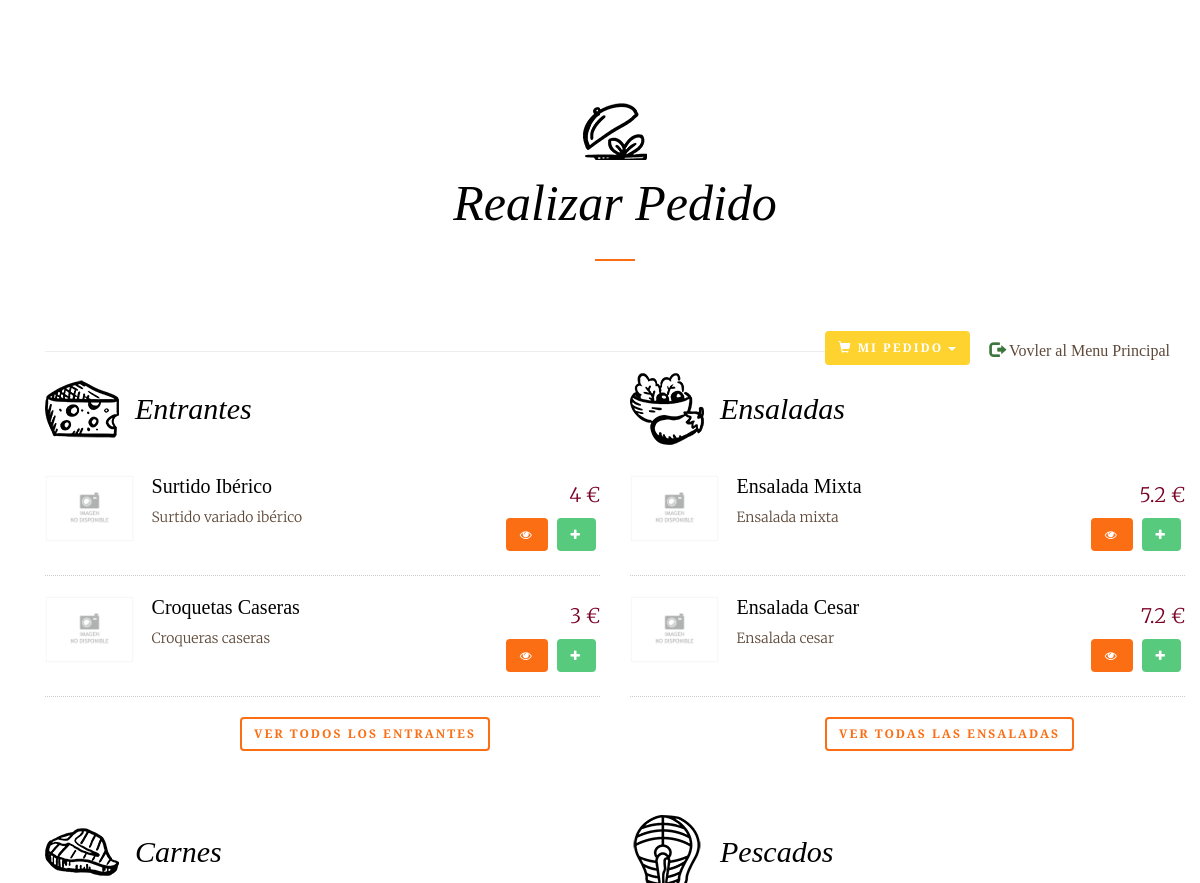
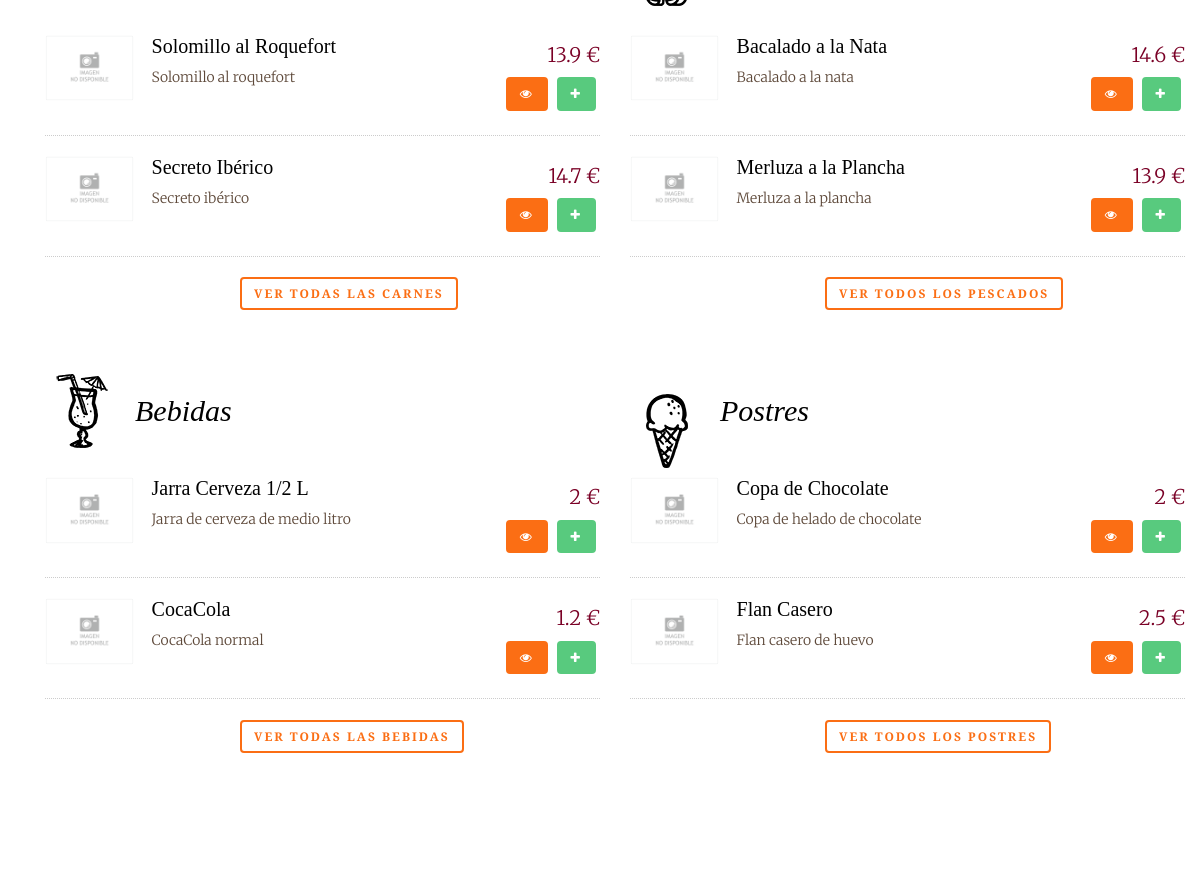
Page /paginas/paginaPedido.php (signed in) on the committed database (2 pictures, top to bottom).
### tables this page shows
CREATE TABLE IF NOT EXISTS producto(
  id_producto TINYINT UNSIGNED PRIMARY KEY AUTO_INCREMENT,
  nombre VARCHAR(30) NOT NULL,
  descripcion VARCHAR(100),
  precio DOUBLE NOT NULL,
  foto VARCHAR(100) DEFAULT NULL,
  calorias SMALLINT UNSIGNED DEFAULT NULL,
  tipo_producto TINYINT UNSIGNED NOT NULL,
  is_delete CHAR(1) NOT NULL DEFAULT 0,
  CONSTRAINT fk_producto_tipo FOREIGN KEY (tipo_producto) REFERENCES tipo_producto(id_tipo_producto)
);

### paginas/paginaPedido.php (the view, shortened to what the rows shown need)
<?php
include_once '../procedimientos/procedimientos.php';
$conexion = new procedimientos();
$conexion->conect();
?>
<!DOCTYPE html>
<html lang="en">
<head>
    <link type="text/css" href="../sources/bootstrap.css" rel="stylesheet">
    <link type="text/css" href="../sources/cssPropio.css" rel="stylesheet">
    <link href="//maxcdn.bootstrapcdn.com/font-awesome/4.2.0/css/font-awesome.min.css" rel="stylesheet">
    <link rel="stylesheet" href="../sources/animate.css">
    <link rel="stylesheet" href="../sources/icomoon.css">
    <link rel="stylesheet" href="../sources/style.css">
    <link href="../sources/jquery.growl.css" rel="stylesheet" type="text/css" />
</head>
<body>
<div class="container caja">
    <div id="fh5co-menus" data-section="menu">
        <div class="container">
            <div class="row text-center fh5co-heading row-padded">
                <div class="col-md-8 col-md-offset-2">
                    <h2 class="heading to-animate">Realizar Pedido</h2>
                </div>
            </div>
            <div class="row row-padded">
                <div class="col-md-6">
                    <div class="fh5co-food-menu to-animate-2">
                        <h2 class="fh5co-starters">Entrantes</h2>
                        <ul>
                            <?php
                                $query = "SELECT * FROM producto INNER JOIN tipo_producto ON (producto.tipo_producto = tipo_producto.id_tipo_producto) WHERE tipo_producto.nombre = 'Entrantes' LIMIT 4";
                                $conexion->consultas($query);
                                while($resultado = $conexion->devolverFilas()){echo '
                                    <li>
                                        <div class="fh5co-food-desc">';
                                            if($resultado["foto"] == null ){echo'
                                                <figure> <img src="../imagenes/imagen-no-disponible.gif" class="img-responsive"></figure>';
                                            }else {echo'
                                                <figure> <img src="../imagenes/productos/'.$resultado["foto"].'" class="img-responsive"></figure>';
                                            }echo'
                                            <div>
                                                <h3>'.$resultado["1"].'</h3>
                                                <p>'.$resultado["descripcion"].'</p>
                                            </div>
                                        </div>
                                        <div class="fh5co-food-pricing">
                                            '.$resultado["precio"].' €
                                        </div>
                                        <div class="fh5co-food-pricing">
                                            <button type="button" class="btn btn-primary" data-toggle="modal" data-target="#Modal" href="../consultas/obtenerModal.php?id='.$resultado["id_producto"].'"><span class="fa fa-eye"></span></button>
                                            <button type="button" class="btn btn-success" onclick="aniadirProducto('.$resultado["id_producto"].')"><span class="fa fa-plus"></span></button>
                                        </div>
                                    </li>';
                                }
                            ?>
                        </ul>
                    </div>
                </div>
                <div class="col-md-6">
                    <div class="fh5co-food-menu to-animate-2">
                        <h2 class="fh5co-salads">Ensaladas</h2>
                        <ul>
                            <?php
                            $query = "SELECT * FROM producto INNER JOIN tipo_producto ON (producto.tipo_producto = tipo_producto.id_tipo_producto) WHERE tipo_producto.nombre = 'Ensaladas' LIMIT 4";
                            $conexion->consultas($query);
                            while($resultado = $conexion->devolverFilas()){ echo '
                                    <li>
                                        <div class="fh5co-food-desc">';
                                            if($resultado["foto"] == null ){echo'
                                                <figure> <img src="../imagenes/imagen-no-disponible.gif" class="img-responsive"></figure>';
                                            }else {echo'
                                                <figure> <img src="../imagenes/productos/'.$resultado["foto"].'" class="img-responsive"></figure>';
                                            }echo'
                                            <div>
                                                <h3>'.$resultado["1"].'</h3>
                                                <p>'.$resultado["descripcion"].'</p>
                                            </div>
                                        </div>
                                        <div class="fh5co-food-pricing">
                                            '.$resultado["precio"].' €
                                        </div>
                                        <div class="fh5co-food-pricing">
                                            <button type="button" class="btn btn-primary" data-toggle="modal" data-target="#Modal" href="../consultas/obtenerModal.php?id='.$resultado["id_producto"].'"><span class="fa fa-eye"></span></button>
                                            <button type="button" class="btn btn-success" onclick="aniadirProducto('.$resultado["id_producto"].')"><span class="fa fa-plus"></span></button>
                                        </div>
                                    </li>';
                            }
                            ?>
                        </ul>
                    </div>
                </div>
                <div class="col-md-6">
                    <div class="fh5co-food-menu to-animate-2">
                        <h2 class="fh5co-meat">Carnes</h2>
                        <ul>
                            <?php
                            $query = "SELECT * FROM producto INNER JOIN tipo_producto ON (producto.tipo_producto = tipo_producto.id_tipo_producto) WHERE tipo_producto.nombre = 'Carnes' LIMIT 4";
                            $conexion->consultas($query);
                            while($resultado = $conexion->devolverFilas()){ echo '
                                    <li>
                                        <div class="fh5co-food-desc">';
                                            if($resultado["foto"] == null ){echo'
                                                <figure> <img src="../imagenes/imagen-no-disponible.gif" class="img-responsive"></figure>';
                                            }else {echo'
                                                <figure> <img src="../imagenes/productos/'.$resultado["foto"].'" class="img-responsive"></figure>';
                                            }echo'
                                            <div>
                                                <h3>'.$resultado["1"].'</h3>
                                                <p>'.$resultado["descripcion"].'</p>
                                            </div>
                                        </div>
                                        <div class="fh5co-food-pricing">
                                            '.$resultado["precio"].' €
                                        </div>
                                        <div class="fh5co-food-pricing">
                                            <button type="button" class="btn btn-primary" data-toggle="modal" data-target="#Modal" href="../consultas/obtenerModal.php?id='.$resultado["id_producto"].'"><span class="fa fa-eye"></span></button>
                                            <button type="button" class="btn btn-success" onclick="aniadirProducto('.$resultado["id_producto"].')"><span class="fa fa-plus"></span></button>
                                        </div>
                                    </li>';
                            }
                            ?>
                        </ul>
                    </div>
                </div>
                <div class="col-md-6">
                    <div class="fh5co-food-menu to-animate-2">
                        <h2 class="fh5co-fish">Pescados</h2>
                        <ul>
                            <?php
                            $query = "SELECT * FROM producto INNER JOIN tipo_producto ON (producto.tipo_producto = tipo_producto.id_tipo_producto) WHERE tipo_producto.nombre = 'Pescados' LIMIT 4";
                            $conexion->consultas($query);
                            while($resultado = $conexion->devolverFilas()){ echo '
                                    <li>
                                        <div class="fh5co-food-desc">';
                                            if($resultado["foto"] == null ){echo'
                                                <figure> <img src="../imagenes/imagen-no-disponible.gif" class="img-responsive"></figure>';
                                            }else {echo'
                                                <figure> <img src="../imagenes/productos/'.$resultado["foto"].'" class="img-responsive"></figure>';
                                            }echo'
                                            <div>
                                                <h3>'.$resultado["1"].'</h3>
                                                <p>'.$resultado["descripcion"].'</p>
                                            </div>
                                        </div>
                                        <div class="fh5co-food-pricing">
                                            '.$resultado["precio"].' €
                                        </div>
                                        <div class="fh5co-food-pricing">
                                            <button type="button" class="btn btn-primary" data-toggle="modal" data-target="#Modal" href="../consultas/obtenerModal.php?id='.$resultado["id_producto"].'"><span class="fa fa-eye"></span></button>
                                            <button type="button" class="btn btn-success" onclick="aniadirProducto('.$resultado["id_producto"].')"><span class="fa fa-plus"></span></button>
                                        </div>
                                    </li>';
                            }
                            ?>
                        </ul>
                    </div>
                </div>
                <div class="col-md-6">
                    <div class="fh5co-food-menu to-animate-2">
                        <h2 class="fh5co-drinks">Bebidas</h2>
                        <ul>
                            <?php
                            $query = "SELECT * FROM producto INNER JOIN tipo_producto ON (producto.tipo_producto = tipo_producto.id_tipo_producto) WHERE tipo_producto.nombre = 'Bebidas' LIMIT 4";
                            $conexion->consultas($query);
                            while($resultado = $conexion->devolverFilas()){ echo '
                                    <li>
                                        <div class="fh5co-food-desc">';
                                            if($resultado["foto"] == null ){echo'
                                                <figure> <img src="../imagenes/imagen-no-disponible.gif" class="img-responsive"></figure>';
                                            }else {echo'
                                                <figure> <img src="../imagenes/productos/'.$resultado["foto"].'" class="img-responsive"></figure>';
                                            }echo'
                                            <div>
                                                <h3>'.$resultado["1"].'</h3>
                                                <p>'.$resultado["descripcion"].'</p>
                                            </div>
                                        </div>
                                        <div class="fh5co-food-pricing">
                                            '.$resultado["precio"].' €
                                        </div>
                                        <div class="fh5co-food-pricing">
                                            <button type="button" class="btn btn-primary" data-toggle="modal" data-target="#Modal" href="../consultas/obtenerModal.php?id='.$resultado["id_producto"].'"><span class="fa fa-eye"></span></button>
                                            <button type="button" class="btn btn-success" onclick="aniadirProducto('.$resultado["id_producto"].')"><span class="fa fa-plus"></span></button>
                                        </div>
                                    </li>';
                            }
                            ?>
                        </ul>
                    </div>
                </div>
                <div class="col-md-6">
                    <div class="fh5co-food-menu to-animate-2">
                        <h2 class="fh5co-desserts">Postres</h2>
                        <ul>
                            <?php
                            $query = "SELECT * FROM producto INNER JOIN tipo_producto ON (producto.tipo_producto = tipo_producto.id_tipo_producto) WHERE tipo_producto.nombre = 'Postres' LIMIT 4";
                            $conexion->consultas($query);
                            while($resultado = $conexion->devolverFilas()){ echo '
                                    <li>
                                        <div class="fh5co-food-desc">';
                                            if($resultado["foto"] == null ){echo'
                                                <figure> <img src="../imagenes/imagen-no-disponible.gif" class="img-responsive"></figure>';
                                            }else {echo'
                                                <figure> <img src="../imagenes/productos/'.$resultado["foto"].'" class="img-responsive"></figure>';
                                            }echo'
                                            <div>
                                                <h3>'.$resultado["1"].'</h3>
                                                <p>'.$resultado["descripcion"].'</p>
                                            </div>
                                        </div>
                                        <div class="fh5co-food-pricing">'.$resultado["precio"].' € </div>
                                        <div class="fh5co-food-pricing">
                                            <button type="button" class="btn btn-primary" data-toggle="modal" data-target="#Modal" href="../consultas/obtenerModal.php?id='.$resultado["id_producto"].'"><span class="fa fa-eye"></span></button>
                                            <button type="button" class="btn btn-success" onclick="aniadirProducto('.$resultado["id_producto"].')"><span class="fa fa-plus"></span></button>
                                        </div>
                                    </li>';
                            }
                            ?>
                        </ul>
                    </div>
                </div>
        </div>
    </div>
</div>
</body>
</html>

### rows in the picture
producto: nombre "Surtido Ibérico", descripcion "Surtido variado ibérico", precio "4"
producto: nombre "Croquetas Caseras", descripcion "Croqueras caseras", precio "3"
producto: nombre "Ensalada Mixta", descripcion "Ensalada mixta", precio "5.2"
producto: nombre "Ensalada Cesar", descripcion "Ensalada cesar", precio "7.2"
producto: nombre "Solomillo al Roquefort", descripcion "Solomillo al roquefort", precio "13.9"
producto: nombre "Secreto Ibérico", descripcion "Secreto ibérico", precio "14.7"
producto: nombre "Bacalado a la Nata", descripcion "Bacalado a la nata", precio "14.6"
producto: nombre "Merluza a la Plancha", descripcion "Merluza a la plancha", precio "13.9"
producto: nombre "Jarra Cerveza 1/2 L", descripcion "Jarra de cerveza de medio litro", precio "2"
producto: nombre "CocaCola", descripcion "CocaCola normal", precio "1.2"
producto: nombre "Copa de Chocolate", descripcion "Copa de helado de chocolate", precio "2"
producto: nombre "Flan Casero", descripcion "Flan casero de huevo", precio "2.5"
